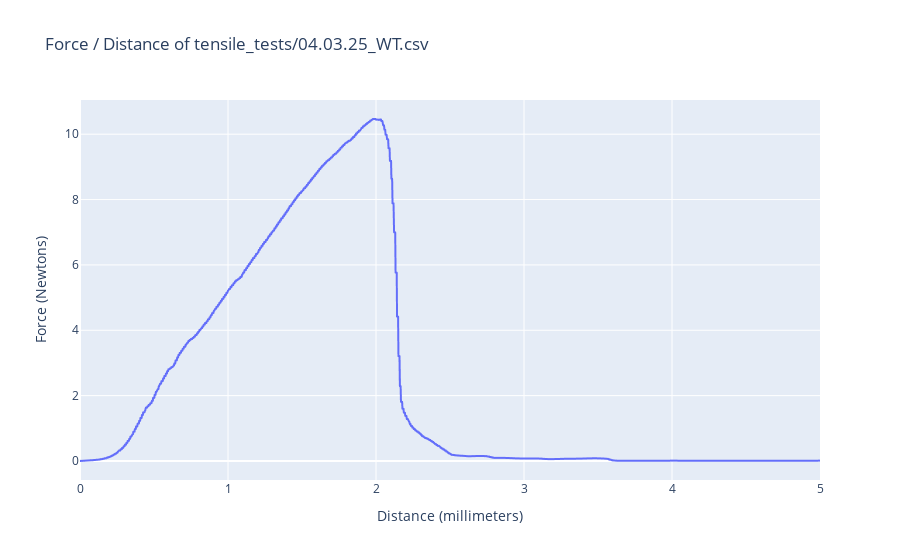

The notebook cell this image was saved under:
### Markdown cell above
# Wildtype Young's Modulus Calculation

### Code cell
wt_filename = "tensile_tests/04.03.25_WT.csv"
wt_df = plot_force_distance(wt_filename)

### Figure 1 — Plotly figure (JSON) as saved in the notebook; plotly's stock layout.template omitted (floating-point values rounded to 4 significant figures; data arrays with more than 128 entries replaced by an {"elided": "..."} marker saying what was removed)
{"data": [{"hovertemplate": "Distance (millimeters)=%{x}<br>Force (Newtons)=%{y}<extra></extra>", "legendgroup": "", "line": {"color": "#636efa", "dash": "solid"}, "marker": {"symbol": "circle"}, "mode": "lines", "name": "", "showlegend": false, "type": "scattergl", "x": {"elided": "2460 float values"}, "xaxis": "x", "y": {"elided": "2460 float values"}, "yaxis": "y"}], "layout": {"legend": {"tracegroupgap": 0}, "title": {"text": "Force / Distance of tensile_tests/04.03.25_WT.csv"}, "xaxis": {"anchor": "y", "domain": [0, 1], "title": {"text": "Distance (millimeters)"}}, "yaxis": {"anchor": "x", "domain": [0, 1], "title": {"text": "Force (Newtons)"}}}}
